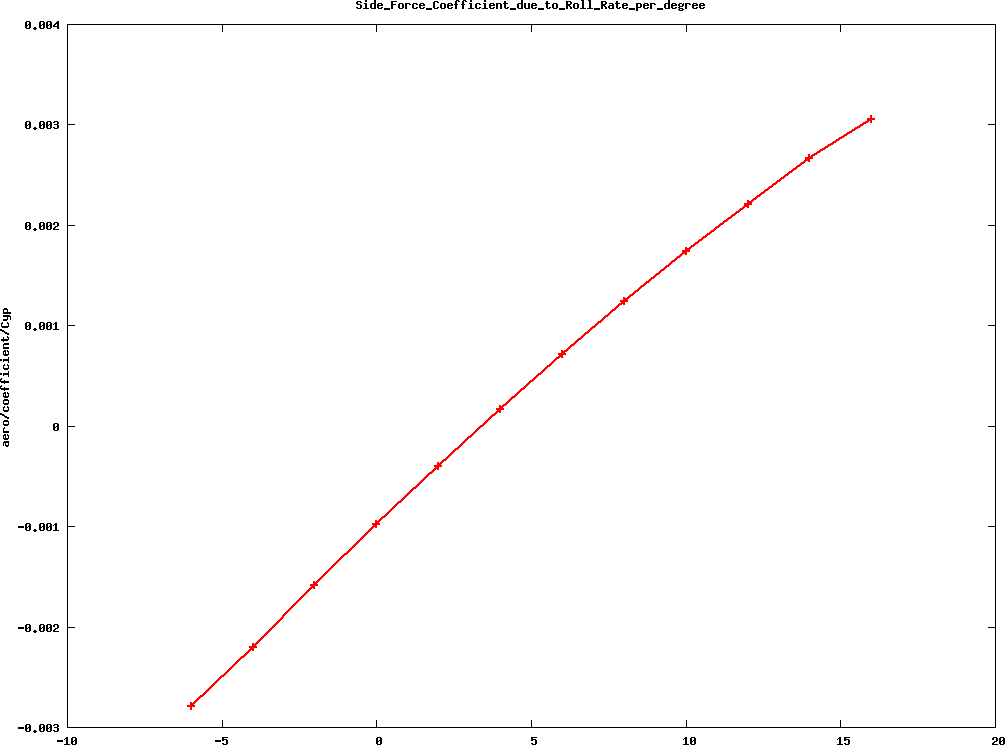

Generate this figure with gnuplot:
#! gnuplot 
set title "Side_Force_Coefficient_due_to_Roll_Rate_per_degree"
set xlabel ""
set ylabel "aero/coefficient/Cyp"
set term png medium size 1024,768 crop
unset key

set out 'Side_Force_Coefficient_due_to_Roll_Rate_per_degree.png'
plot \
'Side_Force_Coefficient_due_to_Roll_Rate_per_degree.dat' w linespoints lw 2
set out
set term png medium size 1024,768 crop
